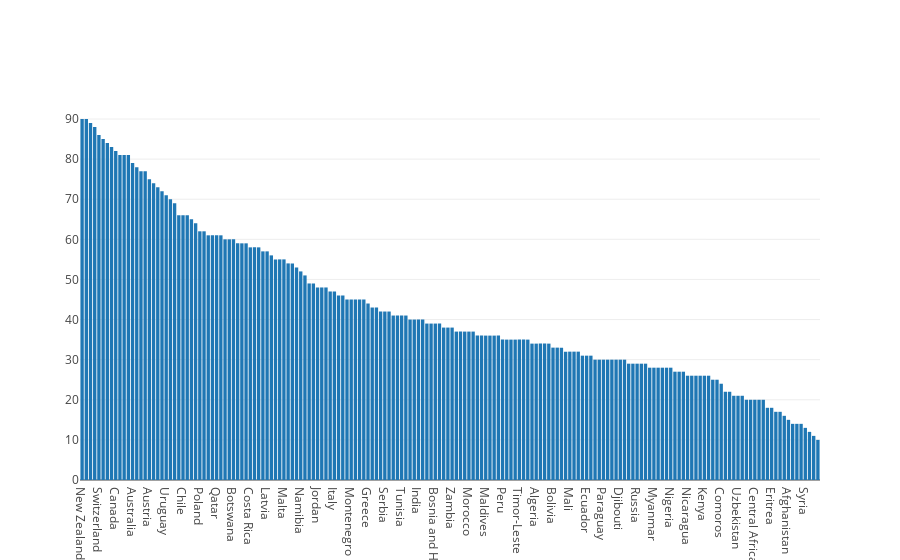

Notebook source saved alongside this figure:
### Code cell
import plotly 

plotly.offline.init_notebook_mode(connected=True)

trace0 = {'type' : 'bar', 'x': df7['Country'], 'y' : CPI16}

plotly.offline.iplot([trace0])

### Figure 1 — Plotly figure (JSON) as saved in the notebook; plotly's stock layout.template omitted (floating-point values rounded to 4 significant figures; data arrays with more than 128 entries replaced by an {"elided": "..."} marker saying what was removed)
{"data": [{"type": "bar", "uid": "b28c1f08-95c4-11e8-a1c1-7e00a8b9af01", "x": {"elided": "176 str values"}, "y": {"elided": "176 int values"}}], "layout": {}}
